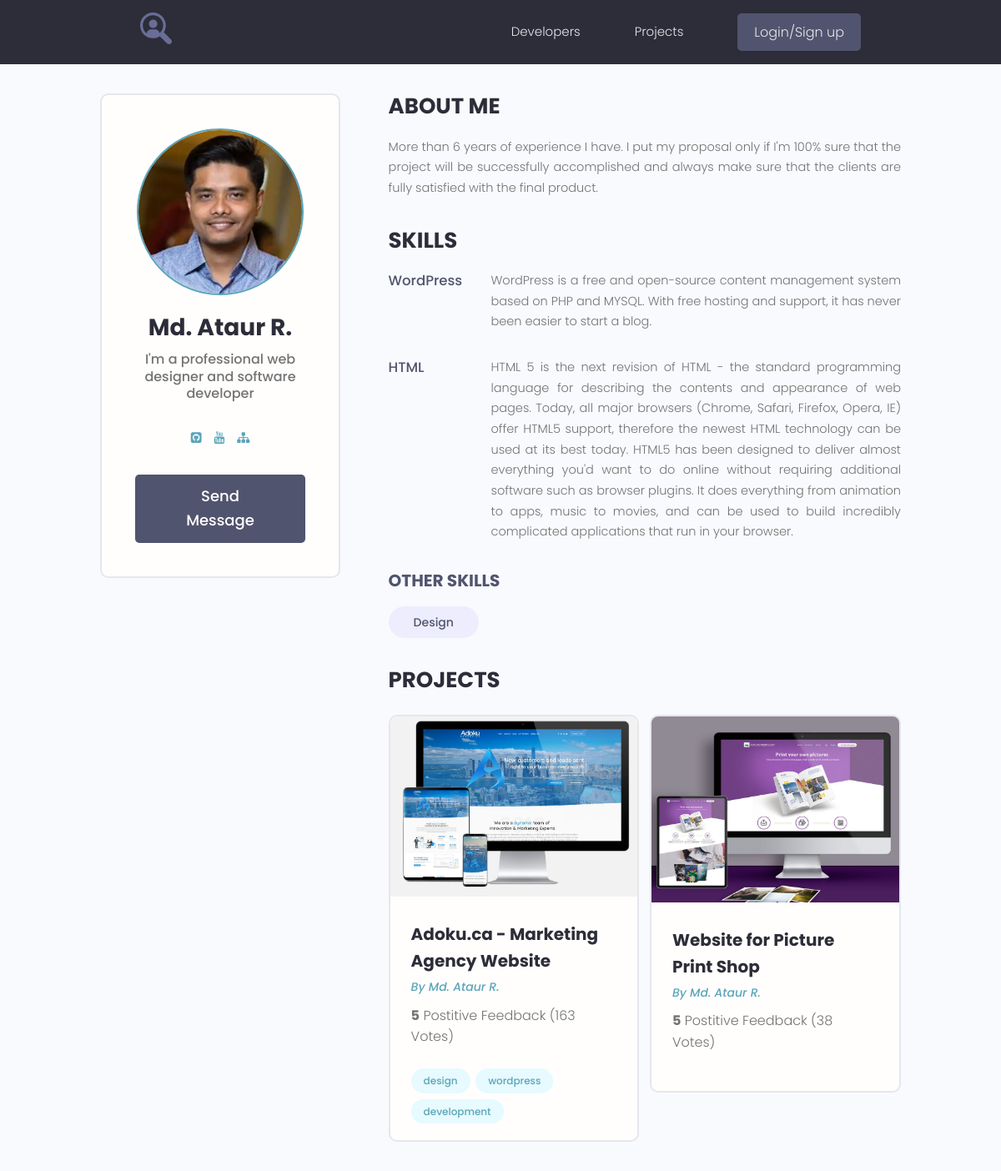
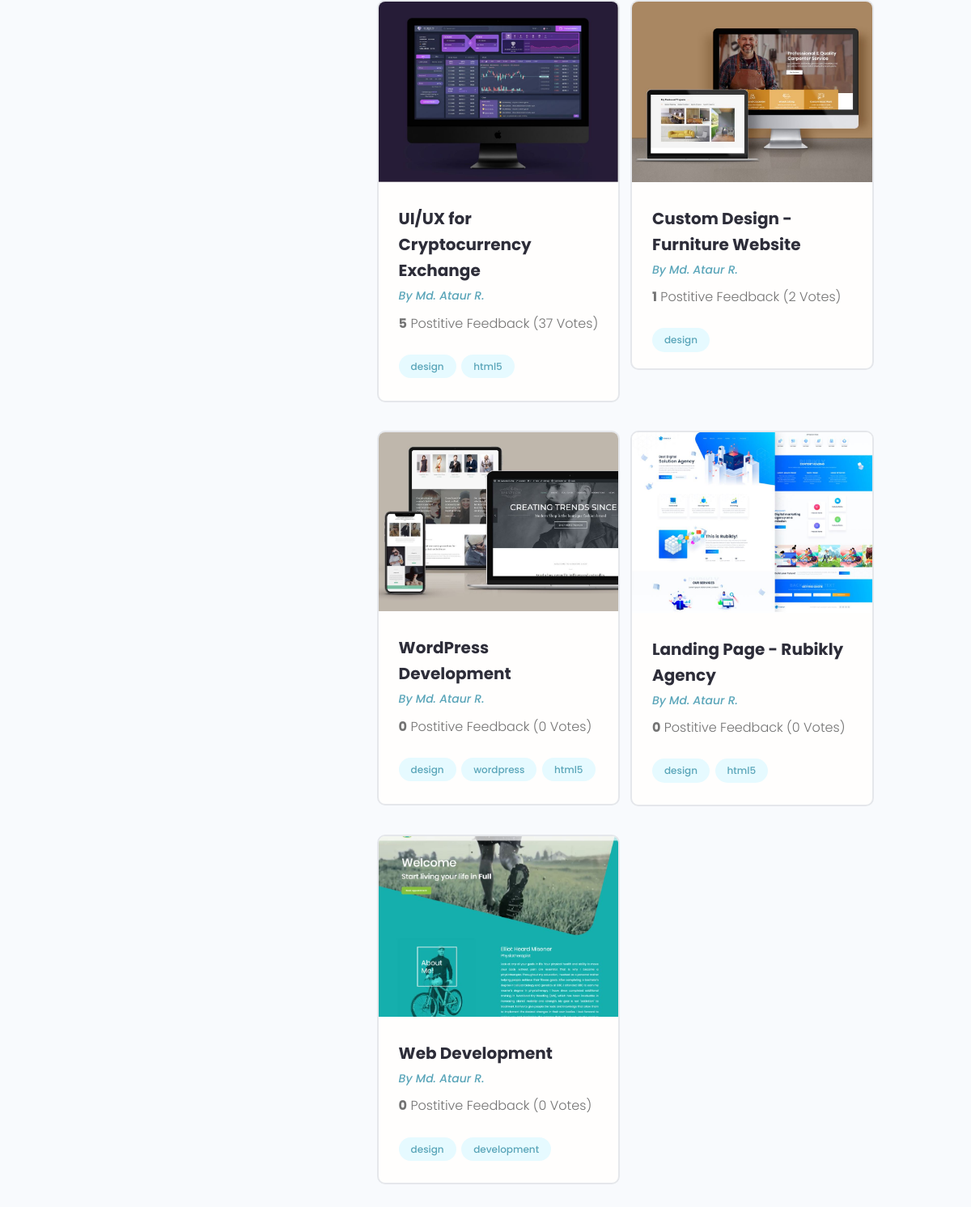
The app's page /profile/1 with its own data (2 pictures, top to bottom).
### users/models.py (models this page shows, shortened)
class Profile(models.Model):
    user = models.OneToOneField(User, on_delete=models.CASCADE, blank=True, null=True)
    name = models.CharField(max_length=200, blank=True, null=True)
    email = models.EmailField(max_length=500,blank=True,null=True)
    username = models.CharField(max_length=200,blank=True,null=True)
    short_info = models.CharField(max_length=200,blank=True,null=True)
    bio = models.TextField(blank=True,null=True)
    image = models.ImageField(upload_to='profiles/', blank=True,null=True,
      default='profiles/user-default.png')
    social_github = models.CharField(max_length=200, blank=True, null=True)
    social_youtube = models.CharField(max_length=200, blank=True, null=True)
    social_website = models.CharField(max_length=200, blank=True, null=True)
    created = models.DateTimeField(auto_now_add=True)

class Skill(models.Model):
    owner = models.ForeignKey(Profile,on_delete=models.CASCADE, blank=True,null=True)
    name = models.CharField(max_length=200, blank=True, null=True)
    description = models.TextField(blank=True, null=True)
    created = models.DateTimeField(auto_now_add=True)

### project/models.py (models this page shows, shortened)
class Project(models.Model):
    owner = models.ForeignKey(Profile, on_delete=models.SET_NULL, null=True, blank=True)
    title = models.CharField(max_length=200)
    description = models.TextField(null=True, blank=True)
    image = models.ImageField(null=True, blank=True, upload_to='projects/%Y/%m/%d',
                              default='default.png')
    demo_link = models.CharField(max_length=2000, null=True, blank=True)
    source_link = models.CharField(max_length=2000, null=True, blank=True)
    tags = models.ManyToManyField('Tag', blank=True)
    vote_total = models.IntegerField(default=0, null=True, blank=True)
    vote_ratio = models.IntegerField(default=0, null=True, blank=True)
    created = models.DateTimeField(auto_now_add=True)
    class Meta:
        ordering = ['-vote_ratio','-vote_total']

class Tag(models.Model):
    name = models.CharField(max_length=200)
    created = models.DateTimeField(auto_now_add=True)
    def __str__(self):
        return self.name

### users/views.py (the view)
# urls.py: path('profile/<pk>', views.user_profile, name="user_profile"),
def user_profile(reqest, pk):
    profile = Profile.objects.get(pk=pk)
    top_skills = profile.skill_set.exclude( description__exact="")
    other_skills = profile.skill_set.filter( description__exact="")
    context = {
        'profile': profile,
        'top_skills': top_skills,
        'other_skills': other_skills,
    }
    return render(reqest, 'users/profile.html',context)

### users/templates/users/profile.html
{% extends 'project/base.html' %}
{% block content %}
  <main class="profile my-md">
    <div class="container">
      <div class="layout">
        <div class="column column--1of3">
          <div class="card text-center">
            <div class="card__body dev">
              <img class="avatar avatar--xl" src="{{ profile.image.url }}" />
              <h2 class="dev__name">{{ profile.name }}</h2>
              <p class="dev__title">{{ profile.short_info }}</p>
              <ul class="dev__social">
                {% if profile.social_github %}
                <li>
                  <a title="Github" href="{{ profile.social_github }}" target="_blank"><i class="fa fa-github-square"></i></a>
                </li>
                {% endif %}
                {% if profile.social_youtube %}
                <li>
                  <a title="Youtube" href="{{ pofile.social_youtube }}" target="_blank"><i class="fa fa-youtube"></i></a>
                </li>
                {% endif %}
                {% if profile.social_website %}
                <li>
                  <a title="Personal Website" href="{{ profile.social_website }}" target="_blank"><i class="fa fa-sitemap"></i></a>
                </li>
                {% endif %}
              </ul>
              <a href="{% url 'create-message' profile.id %}" class="btn btn--sub btn--lg">Send Message </a>
            </div>
          </div>
        </div>
        <div class="column column--2of3">
          <div class="devInfo">
            <h3 class="devInfo__title">About Me</h3>
            <p class="devInfo__about">
              {{ profile.bio }}
            </p>
          </div>
          <div class="devInfo">
            <h3 class="devInfo__title">Skills</h3>
            <div class="devInfo__skills">
              {% for skill in top_skills %}
              <div class="devSkill">
                <h4 class="devSkill__title">{{ skill.name }}</h4>
                <p class="devSkill__info">
                  {{ skill.description }}
                </p>
              </div>
              {% endfor %}
              <h3 class="devInfo__subtitle">Other Skills</h3>
              <div class="devInfo__otherSkills">
                {% for skill in other_skills %}
                <span class="tag tag--pill tag--sub tag--lg">
                  <small>{{ skill.name }}</small>
                </span>
                {% endfor %}
              </div>
            </div>
          </div>
          <div class="devInfo">
            <h3 class="devInfo__title">Projects</h3>
            <div class="grid grid--two">
              {% for project in profile.project_set.all %}
              <div class="column">
                <div class="card project">
                  <a href="{% url 'project' project.id %}" class="project">
                    <img class="project__thumbnail" src="{{ project.image.url }}" alt="project thumbnail" />
                    <div class="card__body">
                      <h3 class="project__title">{{ project.title }}</h3>
                      <p><a class="project__author" href="{% url 'user_profile' profile.id %}">By {{ profile.name }}</a></p>
                      <p class="project--rating">
                        <span style="font-weight: bold;">{{project.vote_ratio }}</span> Postitive
                        Feedback
                        ({{ project.vote_total }} Vote{{ project.vote_total | pluralize:'s'}})
                      </p>
                      <div class="project__tags">
                        {% for tag in project.tags.all %}
                        <span class="tag tag--pill tag--main">
                          <small>{{ tag }}</small>
                        </span>
                        {% endfor %}
                      </div>
                    </div>
                  </a>
                </div>
              </div>
              {% endfor %}
            </div>
          </div>
        </div>
      </div>
    </div>
  </main>
{% endblock %}

### project/static/styles/app.css (style rules this page uses)
:root { --color-sub: #2d2d39; }
.btn--sub { background-color: var(--color-sub-light); }
.card { border: 2px solid var(--color-light); }
img { width: 100%; }
.profile .card > .dev { padding: 4rem; }
.dev__name { color: var(--color-sub); font-size: 2.8rem; font-weight: 700; margin-top: 1rem; margin-bottom: 0.5rem; }
.dev__title { font-size: 1.6rem; font-weight: 500; line-height: 1.3; }
.dev__social { margin: 3rem 0; list-style: none; display: flex; justify-content: center; gap: 1.5rem; }
.devInfo { margin-bottom: 3rem; }
.devInfo__title, .devInfo__subtitle { font-size: 2.6rem; color: var(--color-sub); text-transform: uppercase; font-weight: 700; margin-bottom: 1.5rem; }
.devInfo__subtitle { font-size: 2rem; color: var(--color-sub-light); }
.devInfo__about, .devSkill__info { font-size: 1.45rem; line-height: 1.7; text-align: justify; }
.devSkill { margin-bottom: 3rem; }
.devSkill__title { font-size: 1.65rem; font-weight: 500; color: var(--color-sub-light); }
@media screen and (min-width: 700px) { .devSkill { display: flex; justify-content: space-between; gap: 3rem; } }
@media screen and (min-width: 700px) { .devSkill__info { flex-basis: 80%; } }
.project__author { font-size: 1.4rem; font-style: italic; }
.project--rating { margin-bottom: 1.6em; margin-top: .5em; }
.project__thumbnail { object-fit: cover; object-position: top center; width: 100%; }
.project__title { font-size: 2rem; font-weight: 700; color: var(--color-sub); }

### project/static/uikit/styles/modules/_variables.css (style rules this page uses)
:root { --color-main: #5aa5b9; --color-main-light: #e6faff; --color-sub: #3f4156; --color-sub-light: #51546e; --color-sub-lighter: #ededfd; --color-text: #737373; --color-gray: #8b8b8b; --color-light: #e5e7eb; --color-light-gray: #767676; --color-bg: #f8fafd; --color-white: #fffefd; --color-white-light: #f3f3f3; --color-success: #359e64; --color-success-bg: #def8e8; --color-error: #fc4b0b; --color-error-bg: #fff2ee; --font-base: 'Poppins', arial, helvetica, 'Segoe UI', roboto, ubuntu, sans-serif; --font-monospace: 'Fira Code', 'Courier New', courier, monospace; --font-regular: 300; --font-medium: 500; --font-bold: 700; --generic-shadow: 1px 1px 5px #00000010; --generic-transition: all 0.3s ease-in-out; }

### project/static/uikit/styles/modules/_base.css (style rules this page uses)
* { margin: 0; padding: 0; box-sizing: border-box; text-rendering: optimizeLegibility; color: inherit; font-size: inherit; }
html { font-size: 50%; }
@media only screen and (min-width: 480px) { html { font-size: 56.25%; } }
@media only screen and (min-width: 1200px) { html { font-size: 62.5%; } }
body { line-height: 1.6; font-weight: 400; font-size: 1.5rem; color: var(--color-text); background-color: var(--color-bg); min-height: 100vh; }

### project/static/uikit/styles/modules/_typography.css (style rules this page uses)
* { font-family: var(--font-base); }
h2 { font-size: 3.6rem; font-weight: var(--font-bold); }
h3 { font-size: 3.2rem; font-weight: var(--font-medium); }
h4 { font-size: 2.8rem; font-weight: var(--font-medium); }
p, span, strong { font-size: 1.6rem; color: var(--color-text); font-weight: var(--font-regular); }
a { padding-bottom: 2px; text-decoration: none; display: inline-block; color: var(--color-main); font-weight: var(--font-medium); }

### project/static/uikit/styles/modules/_utilities.css (style rules this page uses)
.container { width: 92%; max-width: 165rem; margin: 0 auto; box-sizing: border-box; }
@media screen and (min-width: 1000px) { .container { width: 90%; } }
@media screen and (min-width: 1200px) { .container { width: 80%; } }
.text-center { text-align: center; }
.my-md { margin: 3rem auto; }

### project/static/uikit/styles/modules/_avatar.css (style rules this page uses)
.avatar { border-radius: 50%; border: 2px solid var(--color-main); object-fit: cover; }
.avatar--xl { height: 20rem; width: 20rem; }

### project/static/uikit/styles/modules/_button.css (style rules this page uses)
.btn { display: inline-block; position: relative; cursor: pointer; background-color: var(--color-light); font-weight: var(--font-medium); color: var(--color-sub); text-decoration: none; padding: 1rem 2rem; border-radius: 0.5rem; border: none; width: -webkit-fit-content; width: -moz-fit-content; width: fit-content; height: -webkit-fit-content; height: -moz-fit-content; height: fit-content; font-size: 1.6rem; outline-width: 0; outline-color: transparent; -webkit-backface-visibility: hidden; backface-visibility: hidden; transition: all 0.3s ease-in-out; }
.btn--sub { background-color: var(--color-sub); color: var(--color-white); }
.btn--lg { font-size: 1.8rem; padding: 1.2rem 4.5rem; }

### project/static/uikit/styles/modules/_card.css (style rules this page uses)
.card { border-radius: 1rem; background-color: var(--color-white); border: 1.5px solid var(--color-light); width: auto; height: auto; margin-top: 0.5rem; margin-bottom: 0.5rem; overflow: hidden; }
.card__body, .card__header { padding: 2rem 2.5rem; }

### records on screen
Profile: image (picture), name "Md. Ataur R.", short_info "I'm a professional web designer and software developer", bio "More than 6 years of experience I have. I put my proposal only if I'm 100% sure that the project will be successfully accomplished and always make sure that the clients are fully satisfied with the final product."
Skill: name "WordPress", description "WordPress is a free and open-source content management system based on PHP and MYSQL. With free hosting and support, it has never been easier to start a blog."
Skill: name "HTML", description "HTML 5 is the next revision of HTML - the standard programming language for describing the contents and appearance of web pages. Today, all major browsers (Chrome, Safari, Firefox, Opera, IE) offer HTML5 support, therefore the newest HTML technology can be used at its best today. HTML5 has been designed to deliver almost everything you'd want to do online without requiring additional software such as browser plugins. It does everything from animation to apps, music to movies, and can be used to build incredibly complicated applications that run in your browser."
Skill: name "Design"
Project: image (picture), title "Adoku.ca - Marketing Agency Website", vote_ratio "5", vote_total "163", vote_total|pluralize "s"
Tag: name "design"
Tag: name "wordpress"
Tag: name "development"
Project: image (picture), title "Website for Picture Print Shop", vote_ratio "5", vote_total "38", vote_total|pluralize "s"
Project: image (picture), title "UI/UX for Cryptocurrency Exchange", vote_ratio "5", vote_total "37", vote_total|pluralize "s"
Tag: name "html5"
Project: image (picture), title "Custom Design - Furniture Website", vote_ratio "1", vote_total "2", vote_total|pluralize "s"
Project: image (picture), title "WordPress Development", vote_ratio "0", vote_total "0", vote_total|pluralize "s"
Tag: name "wordpress"
Project: image (picture), title "Landing Page - Rubikly Agency", vote_ratio "0", vote_total "0", vote_total|pluralize "s"
Project: image (picture), title "Web Development", vote_ratio "0", vote_total "0", vote_total|pluralize "s"
